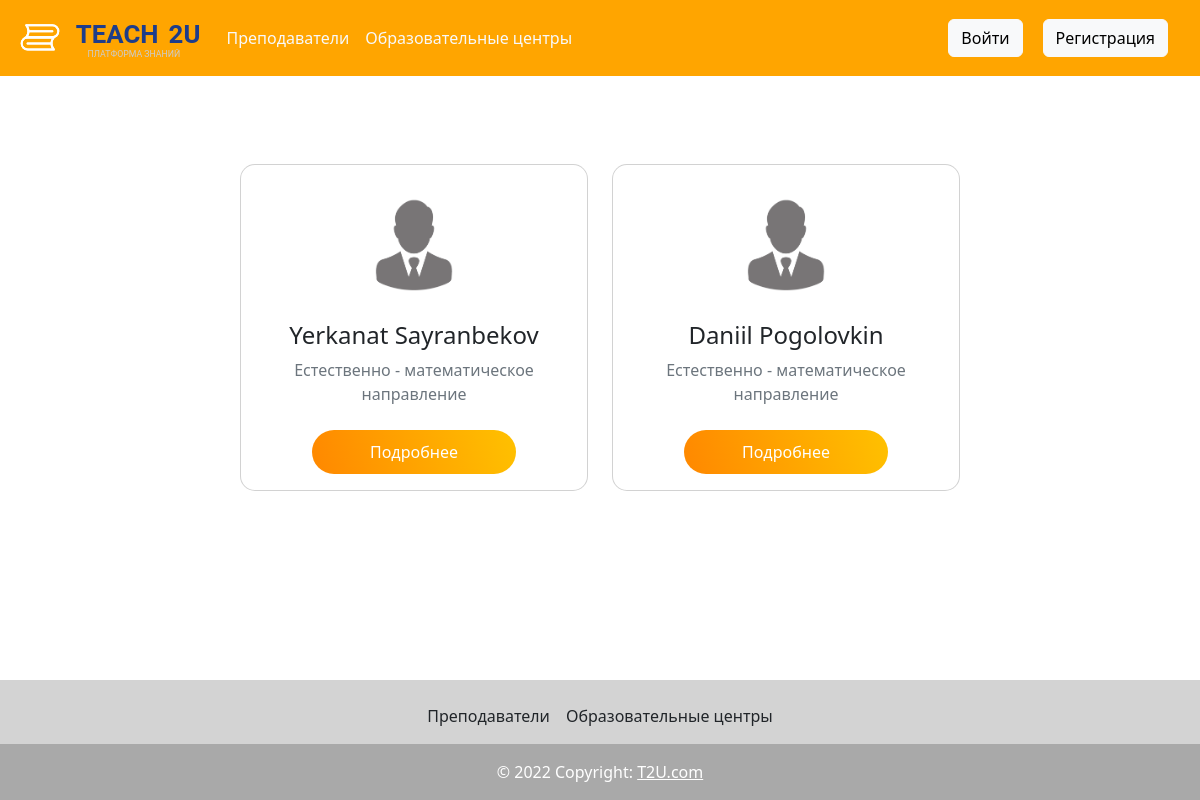
/resume, run on the app's committed database.
### app/models.py (models this page shows, shortened)
class Teacher(db.Model, UserMixin):
   id = db.Column(db.Integer, primary_key = True)
   first_name = db.Column(db.String(50), nullable = False)
   last_name = db.Column(db.String(50), nullable = False)
   email = db.Column(db.String(120), nullable = False, unique = True)
   phone_number = db.Column(db.String(20), nullable = False)
   education = db.Column(db.String(200), nullable = True)
   direction = db.Column(db.String(80), nullable = False)
   experience = db.Column(db.String(200), nullable = True)
   city = db.Column(db.String(80), nullable = True)
   format_ = db.Column(db.String(80), nullable = True)
   languages = db.Column(db.String(80), nullable = True)
   password = db.Column(db.String(80), nullable = False)
   email_confirm = db.Column(db.Boolean, default = False, index=True)
   type = db.Column(db.String(80), nullable = False, default = "teacher")
   student_id = db.Column(db.Integer, db.ForeignKey('student.id'))

### app/routes.py (the view)
@app.route('/resume')
def resume():
   teachers = Teacher.query.all()
   return render_template('resume.html', teachers=teachers)

### app/templates/resume.html
<link rel="stylesheet" href="../static/css/resume.css">
{% extends 'layout.html' %}
{% block content %}
<div class="container py-5 h-100">
   <div class="row d-flex justify-content-center">
      {% for teacher in teachers%}
      <div class="col-md-12 col-xl-4">
         <div class="card mt-3 mb-2" style="border-radius: 15px;">
            <div class="card-body text-center">
               <div class="mt-3 mb-4">
                  <img src="{{ url_for('static', filename='img/default.jpg') }}"
                     class="rounded-circle img-fluid" style="width: 100px;" />
               </div>
               <h4 class="mb-2"> {{ teacher.first_name }}  {{ teacher.last_name }} </h4>
               <p class="text-muted mb-4">
                  {{ teacher.direction }}<br>
                  направление
                </p>
                <a class="submit-btn" href="{{ url_for('user_page', teacher_id=teacher.id) }}">
                  Подробнее
                </a>
            </div>
         </div>
      </div>
      {% endfor %}
   </div>
</div>
{% endblock %}

### app/static/css/resume.css (style rules this page uses)
.submit-btn { width: 65%; padding: 10px 30px; cursor: pointer; display: block; margin: auto; background: linear-gradient(253.58deg, #FFC000 1.55%, #FF8A00 95.8%); border: 0; color: #5C5C5C; outline: none; border-radius: 30px; text-decoration: none; color: white; color: white; }

### data on the page
Teacher: first_name "Yerkanat", last_name "Sayranbekov", direction "Естественно - математическое"
Teacher: first_name "Daniil", last_name "Pogolovkin", direction "Естественно - математическое"
